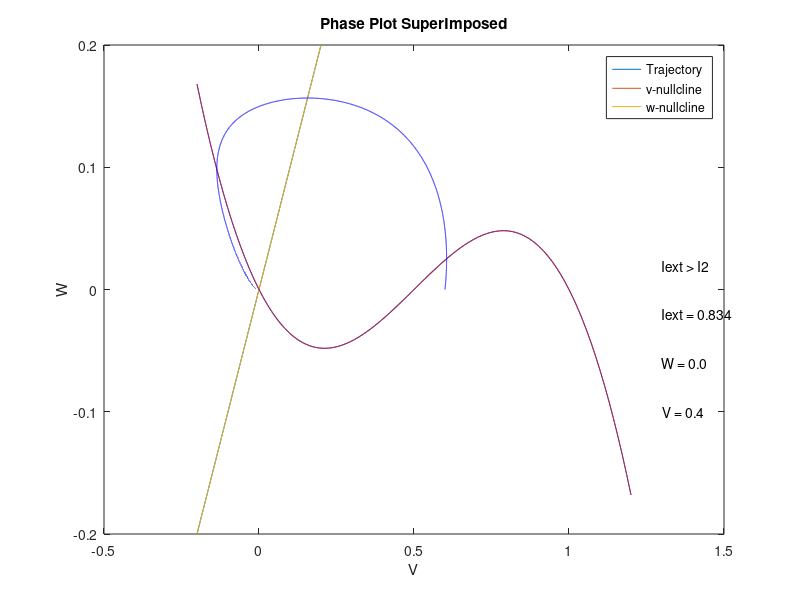
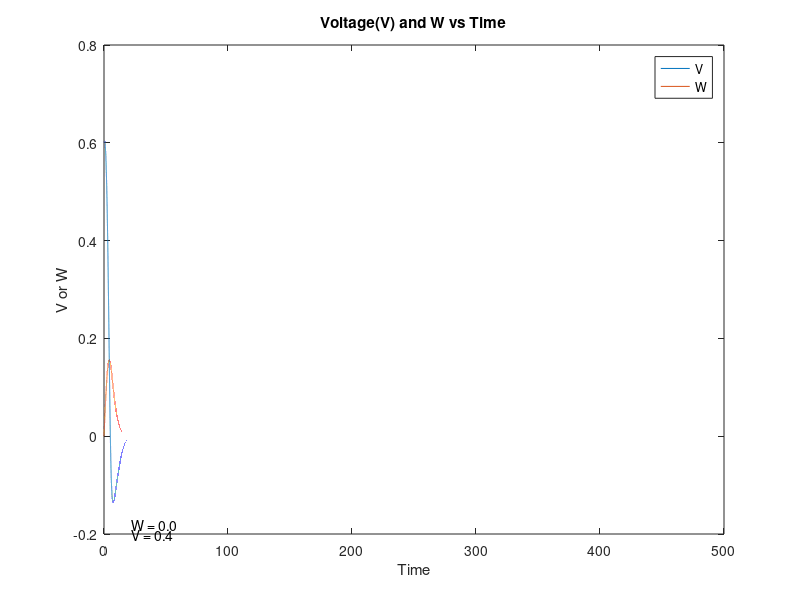

These figures' MATLAB source, in order:
%------------------------------------------------------------------------%
% Assignment 2
% FitzHugh-Nagumo neuron model
% Getting the Phase Graph
%------------------------------------------------------------------------%
r=0.1;
b=0.1;
a=0.5;
Iext=0.0;
i = 1;
wtemp = linspace(-0.2,0.2);
vtemp= linspace(-0.2,1.2);

vnew=wtemp.*r/b;
wnew=vtemp.*(a-vtemp).*(vtemp-1)+Iext;

figure(1);
plot(vnew, wtemp);
hold on
plot(vtemp, wnew)


%------------------------------------------------------------------------%
% Finding phase plot at Iext == 0 
%------------------------------------------------------------------------%

v=zeros(1000,1);
w=zeros(1000,1);
t=zeros(1000,1);

v(1)=0.6;
%v(1)=0.6; % Use this value to get the plot at v>a (==0.6)
w(1)=0;
t(1)=0;
dt=0.001;

%------------------------------------------------------------------------%
% Forward Euler Method, for solving the ODE
%------------------------------------------------------------------------%
for i=1:500000
    t(i+1)=t(i)+dt;
    v(i+1) = v(i)+ dt*((v(i)*(a-v(i))*(v(i)-1))-w(i)+Iext);
    w(i+1) = w(i)+ dt*(b.*v(i)-r*w(i));
end

% Getting the phase plot

figure(1);
plot(vnew, wtemp);
hold on
plot(vtemp, wnew)
hold on
plot(v,w,'b')
legend('Trajectory','v-nullcline','w-nullcline')
title('Phase Plot SuperImposed')
xlabel('V')
ylabel('W')
x1=1.3
y2=-0.1
txt1 = 'V = 0.4'; % text1 = 'V = 0.6', for v = 0.6
txt2 = 'W = 0.0';
txt3 = 'Iext = 0.834';
txt4 = 'Iext > I2'
text(x1,y2,txt1)
text(x1,y2+0.04,txt2)
text(x1,y2+0.08,txt3)
text(x1, y2+0.12, txt4)

% plotting V vs t and W vs t

figure(2);
plot(t,v)
hold on
plot(t,w)
legend('V','W','Trajectory')
title('Voltage(V) and W vs Time')
xlabel('Time')
ylabel('V or W')
x1=22
y1=-0.2
y2=-0.18
text(x1,y1,txt1)
text(x1,y2,txt2)
Iext